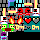

This game map was drawn from its Tiled (.tmx) file and the tilesets committed beside it. A one-line description and the trimmed map source follow:
An orthogonal 5x5 tile map with 8x8 px tiles, 1 tile layer (Capa de Patrones 1), 21 tilesets.

<map version="1.0" orientation="orthogonal" renderorder="right-down" width="5" height="5" tilewidth="8" tileheight="8">
 <tileset firstgid="1" name="brick" tilewidth="8" tileheight="8">
  <image source="img/brick.png" width="8" height="8" />
 </tileset>
 <tileset firstgid="2" name="collectedKey" tilewidth="8" tileheight="8">
  <image source="img/collectedKey.png" width="8" height="8" />
 </tileset>
 <tileset firstgid="3" name="doorD" tilewidth="8" tileheight="8">
  <image source="img/doorD.png" width="8" height="8" />
 </tileset>
 <tileset firstgid="4" name="doorL" tilewidth="8" tileheight="8">
  <image source="img/doorL.png" width="8" height="8" />
 </tileset>
 <tileset firstgid="5" name="doorR" tilewidth="8" tileheight="8">
  <image source="img/doorR.png" width="8" height="8" />
 </tileset>
 <tileset firstgid="6" name="doorU" tilewidth="8" tileheight="8">
  <image source="img/doorU.png" width="8" height="8" />
 </tileset>
 <tileset firstgid="7" name="enemy1L" tilewidth="8" tileheight="8">
  <image source="img/enemy1L.png" width="8" height="8" />
 </tileset>
 <tileset firstgid="8" name="enemy1R" tilewidth="8" tileheight="8">
  <image source="img/enemy1R.png" width="8" height="8" />
 </tileset>
 <tileset firstgid="9" name="enemy2L" tilewidth="8" tileheight="8">
  <image source="img/enemy2L.png" width="8" height="8" />
 </tileset>
 <tileset firstgid="10" name="enemy2R" tilewidth="8" tileheight="8">
  <image source="img/enemy2R.png" width="8" height="8" />
 </tileset>
 <tileset firstgid="11" name="enemy3R" tilewidth="8" tileheight="8">
  <image source="img/enemy3R.png" width="8" height="8" />
 </tileset>
 <tileset firstgid="12" name="FireL" tilewidth="8" tileheight="8">
  <image source="img/FireL.png" width="8" height="8" />
 </tileset>
 <tileset firstgid="13" name="FireR" tilewidth="8" tileheight="8">
  <image source="img/FireR.png" width="8" height="8" />
 </tileset>
 <tileset firstgid="14" name="ground" tilewidth="8" tileheight="8">
  <image source="img/ground.png" width="8" height="8" />
 </tileset>
 <tileset firstgid="15" name="heart" tilewidth="8" tileheight="8">
  <image source="img/heart.png" width="8" height="8" />
 </tileset>
 <tileset firstgid="16" name="heroL" tilewidth="8" tileheight="8">
  <image source="img/heroL.png" width="8" height="8" />
 </tileset>
 <tileset firstgid="17" name="heroR" tilewidth="8" tileheight="8">
  <image source="img/heroR.png" width="8" height="8" />
 </tileset>
 <tileset firstgid="18" name="key" tilewidth="8" tileheight="8">
  <image source="img/key.png" width="8" height="8" />
 </tileset>
 <tileset firstgid="19" name="noHeart" tilewidth="8" tileheight="8">
  <image source="img/noHeart.png" width="8" height="8" />
 </tileset>
 <tileset firstgid="20" name="noKey" tilewidth="8" tileheight="8">
  <image source="img/noKey.png" width="8" height="8" />
 </tileset>
 <tileset firstgid="21" name="vision" tilewidth="8" tileheight="8">
  <image source="img/vision.png" width="8" height="8" />
 </tileset>
 <layer name="Capa de Patrones 1" width="5" height="5">
  <data>[25 cells, 21 non-empty, 21 distinct tile ids]</data>
 </layer>
</map>